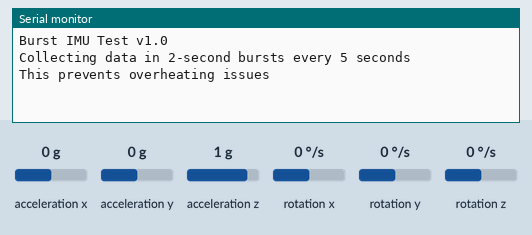
Recording of a sketch running on a simulated Arduino Nano, built with avr-gcc and run on an emulated ATmega328P. Parts: the last lines printed to the serial monitor. The inputs (shaded band) are chosen by the test bench; at power-on: acceleration x 0 g, acceleration y 0 g, acceleration z 1 g, rotation x 0 °/s, rotation y 0 °/s, rotation z 0 °/s.

Above: at 2.2 s.
2.3 s: acceleration x set to -1.4 g
At 5.11 s:
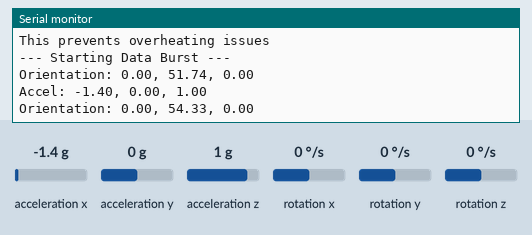
5.3 s: acceleration y set to -1.4 g
At 8.0 s:
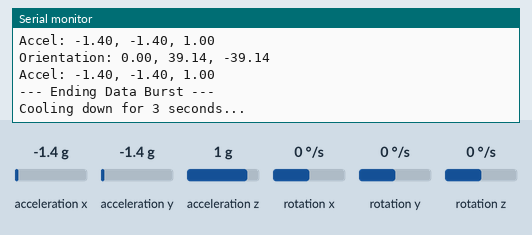
8.3 s: acceleration z set to -1.4 g
9.8 s: rotation x set to -192 °/s
At 10.29 s:
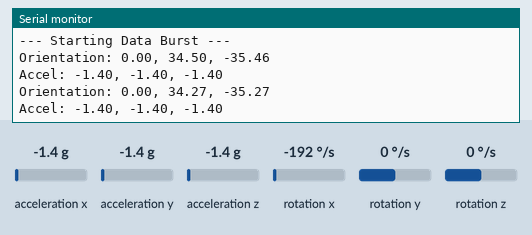
11.3 s: rotation y set to -192 °/s
At 13.5 s:
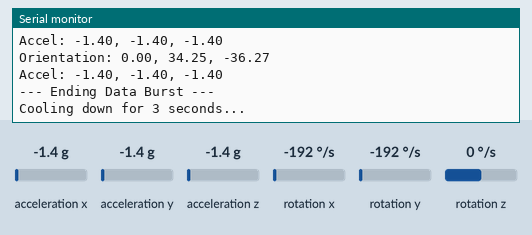
Timing chart, 0 to 13.8 s (numbered marks = the images above; inputs shaded):
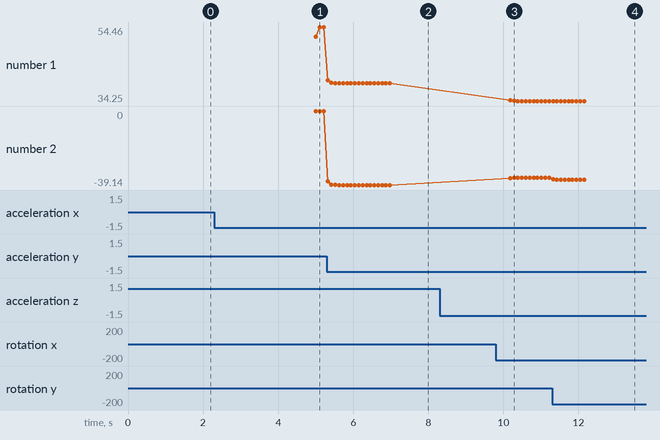

The sketch:

burst_imu_test.ino
```cpp
/*
 * Burst IMU Test for Arduino Nano RP2040 Connect
 *
 * Collects IMU data in short bursts to prevent overheating
 * Works around thermal stability issues
 */

#include <Arduino_LSM6DSOX.h>
#include <math.h>

// Timing variables
unsigned long lastBurst = 0;
const unsigned long burstInterval = 5000; // 5 seconds between bursts
const unsigned long burstDuration = 2000; // 2 seconds of data collection
bool inBurst = false;
unsigned long burstStart = 0;

// Data collection
float pitch = 0.0;
float roll = 0.0;
float yaw = 0.0;

void setup() {
  Serial.begin(115200);
  delay(1000);

  // Initialize IMU
  if (!IMU.begin()) {
    Serial.println("Failed to initialize IMU!");
    while (1) {
      delay(1000);
    }
  }

  Serial.println("Burst IMU Test v1.0");
  Serial.println("Collecting data in 2-second bursts every 5 seconds");
  Serial.println("This prevents overheating issues");
}

void loop() {
  unsigned long currentTime = millis();

  // Check if we should start a burst
  if (!inBurst && (currentTime - lastBurst >= burstInterval)) {
    inBurst = true;
    burstStart = currentTime;
    lastBurst = currentTime;
    Serial.println("--- Starting Data Burst ---");
  }

  // Check if we should end the burst
  if (inBurst && (currentTime - burstStart >= burstDuration)) {
    inBurst = false;
    Serial.println("--- Ending Data Burst ---");
    Serial.println("Cooling down for 3 seconds...");
    delay(3000); // Cooling period
  }

  // Collect data during burst
  if (inBurst) {
    float ax, ay, az;
    float gx, gy, gz;

    if (IMU.readAcceleration(ax, ay, az) && IMU.readGyroscope(gx, gy, gz)) {
      // Calculate orientation
      float accel_pitch = atan2(ay, sqrt(ax * ax + az * az)) * 180.0 / PI;
      float accel_roll = atan2(-ax, sqrt(ay * ay + az * az)) * 180.0 / PI;

      // Simple filter
      pitch = 0.95 * accel_pitch + 0.05 * (pitch + gy * 0.1);
      roll = 0.95 * accel_roll + 0.05 * (roll + gx * 0.1);
      yaw += gz * 0.1;

      // Send data
      Serial.print("Orientation: ");
      Serial.print(yaw, 2);
      Serial.print(", ");
      Serial.print(roll, 2);
      Serial.print(", ");
      Serial.println(pitch, 2);

      Serial.print("Accel: ");
      Serial.print(ax, 2);
      Serial.print(", ");
      Serial.print(ay, 2);
      Serial.print(", ");
      Serial.println(az, 2);

      delay(100); // 10Hz during burst
    }
  } else {
    // Idle period - minimal processing
    delay(100);
  }
} 
```

Measured:
- after the input at 2.3 s, the serial monitor: prints a new line after 2.7 s (image 1)
- after the input at 5.3 s, the serial monitor: prints a new line at once (image 2)
- after the input at 9.8 s, the serial monitor: prints a new line after 0.38 s (image 3)
- after the input at 11.3 s, the serial monitor: prints a new line at once (image 4)
- plotted number 1: 54.46 → 39.14 after the input at 5.3 s, 39.14 → 34.25 after the input at 9.8 s
- plotted number 2: 0 → -39.14 after the input at 5.3 s, -35.26 → -36.27 after the input at 11.3 s
